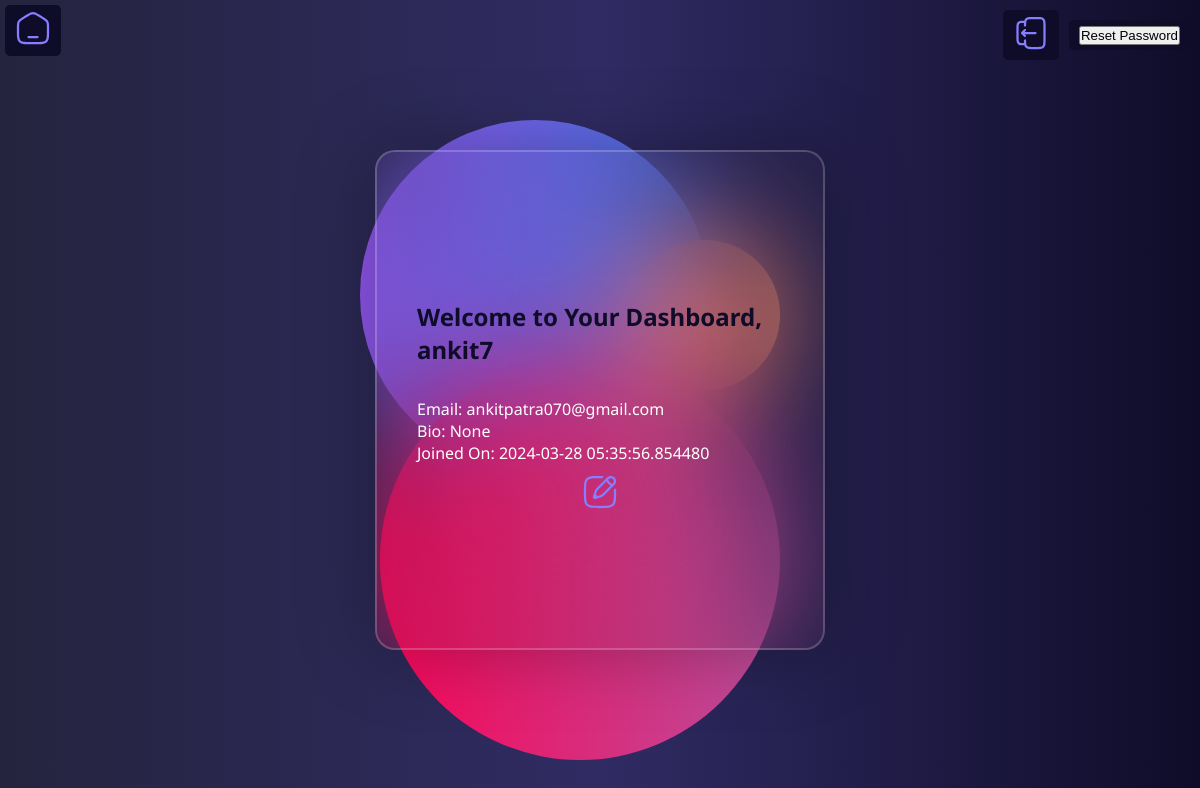
/dashboard (signed in), run on an earlier commit of the app's database.
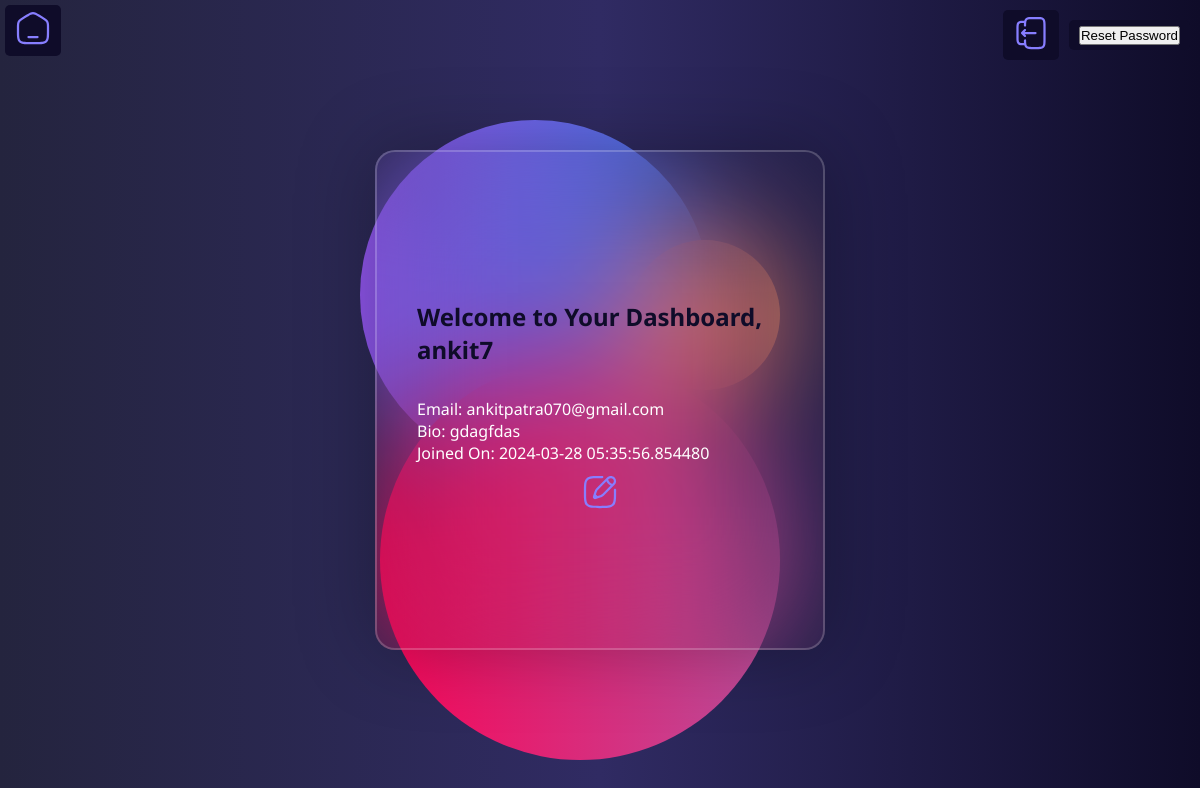
And on a later commit of the database.
### app.py (models this page shows)
class User(UserMixin, db.Model):
    id = db.Column(db.Integer, primary_key=True)
    username = db.Column(db.String(80), unique=True, nullable=False)
    email = db.Column(db.String(80), unique=True, nullable=False)
    password = db.Column(db.String(80), nullable=False)
    joined_on = db.Column(db.DateTime, default=datetime.utcnow)  # Added joined_on field
    bio = db.Column(db.Text)  # Added bio field
    profile_picture = db.Column(db.LargeBinary)

### app.py (the view)
@app.route('/dashboard')
@login_required
def dashboard():
    profile_picture_data = current_user.profile_picture
    profile_picture_base64 = None  # Default value
    if profile_picture_data:
        profile_picture_base64 = base64.b64encode(profile_picture_data).decode('utf-8')
    return render_template('dashboard.html', current_user=current_user, profile_picture_base64=profile_picture_base64)

### app.py (called while the page is built)
@login_manager.user_loader
def load_user(user_id):
    return User.query.get(int(user_id))

### templates/dashboard.html (shortened to what this page needs)
<!DOCTYPE html>
<html lang="en">
  <head>
    <link
      href="https://cdn.jsdelivr.net/npm/remixicon@2.5.0/fonts/remixicon.css"
      rel="stylesheet"
    />
  </head>
  <body>
    <section>
      <div>
        <div class="circle-1"></div>
        <div class="circle-2"></div>
        <div class="circle-3"></div>
        <div class="card">
          <h1 class="card-title">
            Welcome to Your Dashboard, {{ current_user.username }}
          </h1>
          <br />
          <p>Email: {{ current_user.email }}</p>
          <p>Bio: {{ current_user.bio }}</p>
          <p>Joined On: {{ current_user.joined_on }}</p>
          <a href="{{ url_for('edit_profile') }}"><img src="/static/edit.svg" width="36" height="36" alt="edit" class="invert-white"></a>
        </div>
        <div class="top-right-buttons">
          <a href="{{ url_for('logout') }}" > <img src="/static/logout.svg" width="36" height="36" alt="edit" class="invert-white"></a
          ><br />
          <a href="{{ url_for('forgot_password') }}"
            ><button>Reset Password</button></a
          >
        </div>
        <div class="home">
          <a href="{{ url_for('home') }}"
            ><img src="/static/home.svg" width="36" height="36" alt="edit" class="invert-white">
          </a>
        </div>
      </div>
    </section>
  </body>
</html>

### templates/dashboard.html (style rules this page uses)
html { height: 100%; }
* { box-sizing: border-box; padding: 0px; margin: 0px; }
body { width: 100%; height: 100%; background: #fff; font-family: "Noto Sans", sans-serif; background: #0f0c29; background: -webkit-linear-gradient( to right, #24243e, #302b63, #0f0c29 ); background: linear-gradient(to right, #24243e, #302b63, #0f0c29); }
section { height: 100vh; width: 100%; display: flex; flex-direction: column; justify-content: center; align-items: center; position: relative; }
.circle-1 { position: absolute; top: 15%; left: 30%; background: #4776e6; background: -webkit-linear-gradient(to right, #8e54e9, #4776e6); background: linear-gradient(to right, #8e54e9, #4776e6); height: 350px; width: 350px; border-radius: 50%; }
.circle-2 { position: absolute; bottom: 5%; right: 35%; background: #bc4e9c; background: -webkit-linear-gradient(to right, #f80759, #bc4e9c); background: linear-gradient(to right, #f80759, #bc4e9c); height: 400px; width: 400px; border-radius: 50%; }
.circle-3 { position: absolute; top: 30%; right: 35%; background-color: #ff3cac; background: #ff9966; background: -webkit-linear-gradient(to right, #ff5e62, #ff9966); background: linear-gradient(to right, #ff5e62, #ff9966); height: 150px; width: 150px; border-radius: 50%; }
.card { height: 500px; width: 450px; border-radius: 20px; background: rgba(39, 39, 39, 0.1); backdrop-filter: blur(60px); -webkit-backdrop-filter: blur(60px); z-index: 10; display: flex; flex-direction: column; justify-content: center; padding: 40px; color: #fff; border: 2px solid rgba(255, 255, 255, 0.2); box-shadow: 0 0 80px rgba(0, 0, 0, 0.3); }
.card-title { color: #0f0c29; font-size: 24px; margin-top: 10px; margin-bottom: 10px; }
.card > a { display: flex; align-items: center; justify-content: center; margin-top: 10px; }
.circle-1 { animation: bounce 4s linear infinite; }
.circle-2 { animation: bounce 4s linear infinite 1s; }
.circle-3 { animation: bounce 4s linear infinite 2s; }
.top-right-buttons { position: absolute; top: 0; right: 0; padding: 10px; display: flex; align-items: center; }
.top-right-buttons a { margin-left: 10px; padding: 5px 10px; border: none; border-radius: 5px; background-color: #0f0c29; color: white; cursor: pointer; font-size: 14px; }
.home { top: 0; left: 0; position: absolute; padding: 5px 10px; margin-top: 5px; margin-left: 5px; display: flex; align-items: center; border: none; border-radius: 5px; background-color: #0f0c29; color: white; cursor: pointer; font-size: 18px; text-align: center; }

What changed in the data, as far as the page shows it:
changed User "ankit7": bio "None" → "gdagfdas"
